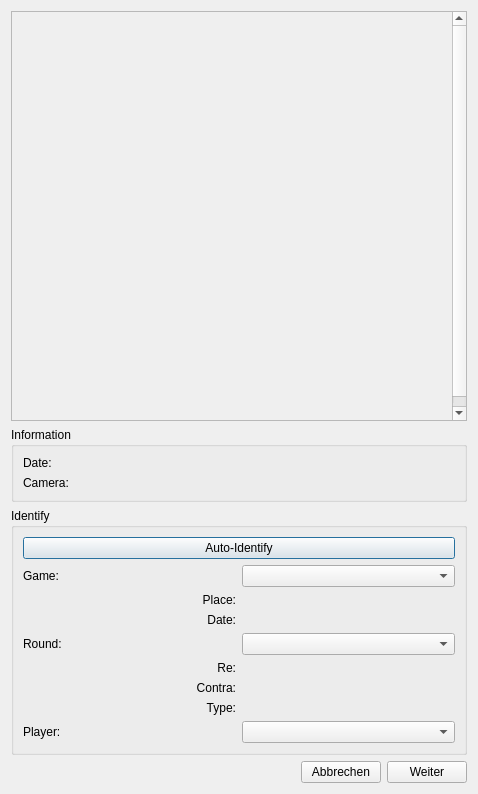
<?xml version="1.0" encoding="UTF-8"?>
<ui version="4.0">
 <class>AddPhotosDialog</class>
 <widget class="QDialog" name="AddPhotosDialog">
  <property name="geometry">
   <rect>
    <x>0</x>
    <y>0</y>
    <width>478</width>
    <height>782</height>
   </rect>
  </property>
  <property name="windowTitle">
   <string>Dialog</string>
  </property>
  <layout class="QVBoxLayout" name="verticalLayout">
   <item>
    <widget class="QScrollArea" name="scrollArea">
     <property name="minimumSize">
      <size>
       <width>0</width>
       <height>410</height>
      </size>
     </property>
     <property name="widgetResizable">
      <bool>true</bool>
     </property>
     <widget class="QWidget" name="scrollAreaWidgetContents">
      <property name="geometry">
       <rect>
        <x>0</x>
        <y>0</y>
        <width>452</width>
        <height>424</height>
       </rect>
      </property>
      <layout class="QVBoxLayout" name="verticalLayout_2">
       <item>
        <widget class="QLabel" name="labelImage">
         <property name="minimumSize">
          <size>
           <width>0</width>
           <height>400</height>
          </size>
         </property>
         <property name="text">
          <string/>
         </property>
        </widget>
       </item>
      </layout>
     </widget>
    </widget>
   </item>
   <item>
    <widget class="QGroupBox" name="groupBox_2">
     <property name="title">
      <string>Information</string>
     </property>
     <layout class="QGridLayout" name="gridLayout_2">
      <item row="0" column="1">
       <widget class="QLabel" name="labelDate">
        <property name="text">
         <string/>
        </property>
       </widget>
      </item>
      <item row="0" column="0">
       <widget class="QLabel" name="label">
        <property name="text">
         <string>Date:</string>
        </property>
       </widget>
      </item>
      <item row="1" column="0">
       <widget class="QLabel" name="label_5">
        <property name="text">
         <string>Camera:</string>
        </property>
       </widget>
      </item>
      <item row="1" column="1">
       <widget class="QLabel" name="labelCamera">
        <property name="text">
         <string/>
        </property>
       </widget>
      </item>
     </layout>
    </widget>
   </item>
   <item>
    <widget class="QGroupBox" name="groupBox">
     <property name="title">
      <string>Identify</string>
     </property>
     <layout class="QGridLayout" name="gridLayout">
      <item row="6" column="0">
       <widget class="QLabel" name="label_10">
        <property name="text">
         <string>Contra:</string>
        </property>
        <property name="alignment">
         <set>Qt::AlignRight|Qt::AlignTrailing|Qt::AlignVCenter</set>
        </property>
       </widget>
      </item>
      <item row="5" column="0">
       <widget class="QLabel" name="label_8">
        <property name="text">
         <string>Re:</string>
        </property>
        <property name="alignment">
         <set>Qt::AlignRight|Qt::AlignTrailing|Qt::AlignVCenter</set>
        </property>
       </widget>
      </item>
      <item row="6" column="1">
       <widget class="QLabel" name="labelContraPlayers">
        <property name="text">
         <string/>
        </property>
       </widget>
      </item>
      <item row="2" column="1">
       <widget class="QLabel" name="labelPlace">
        <property name="text">
         <string/>
        </property>
       </widget>
      </item>
      <item row="2" column="0">
       <widget class="QLabel" name="label_6">
        <property name="text">
         <string>Place:</string>
        </property>
        <property name="alignment">
         <set>Qt::AlignRight|Qt::AlignTrailing|Qt::AlignVCenter</set>
        </property>
       </widget>
      </item>
      <item row="4" column="1">
       <widget class="RoundComboBox" name="comboBoxRound"/>
      </item>
      <item row="8" column="0">
       <widget class="QLabel" name="label_4">
        <property name="text">
         <string>Player:</string>
        </property>
       </widget>
      </item>
      <item row="3" column="0">
       <widget class="QLabel" name="label_7">
        <property name="text">
         <string>Date:</string>
        </property>
        <property name="alignment">
         <set>Qt::AlignRight|Qt::AlignTrailing|Qt::AlignVCenter</set>
        </property>
       </widget>
      </item>
      <item row="1" column="1">
       <widget class="GameComboBox" name="comboBoxGame"/>
      </item>
      <item row="1" column="0">
       <widget class="QLabel" name="label_2">
        <property name="text">
         <string>Game:</string>
        </property>
       </widget>
      </item>
      <item row="4" column="0">
       <widget class="QLabel" name="label_3">
        <property name="text">
         <string>Round:</string>
        </property>
       </widget>
      </item>
      <item row="0" column="0" colspan="2">
       <widget class="QPushButton" name="pushButtonIdentify">
        <property name="text">
         <string>Auto-Identify</string>
        </property>
       </widget>
      </item>
      <item row="8" column="1">
       <widget class="PlayerComboBox" name="comboBoxPlayer"/>
      </item>
      <item row="3" column="1">
       <widget class="QLabel" name="labelGameDate">
        <property name="text">
         <string/>
        </property>
       </widget>
      </item>
      <item row="5" column="1">
       <widget class="QLabel" name="labelRePlayers">
        <property name="text">
         <string/>
        </property>
       </widget>
      </item>
      <item row="7" column="0">
       <widget class="QLabel" name="label_9">
        <property name="text">
         <string>Type:</string>
        </property>
        <property name="alignment">
         <set>Qt::AlignRight|Qt::AlignTrailing|Qt::AlignVCenter</set>
        </property>
       </widget>
      </item>
      <item row="7" column="1">
       <widget class="QLabel" name="labelType">
        <property name="text">
         <string/>
        </property>
       </widget>
      </item>
     </layout>
    </widget>
   </item>
   <item>
    <layout class="QHBoxLayout" name="horizontalLayout">
     <item>
      <spacer name="horizontalSpacer">
       <property name="orientation">
        <enum>Qt::Horizontal</enum>
       </property>
       <property name="sizeHint" stdset="0">
        <size>
         <width>40</width>
         <height>20</height>
        </size>
       </property>
      </spacer>
     </item>
     <item>
      <widget class="QPushButton" name="pushButtonCancel">
       <property name="text">
        <string>Abbrechen</string>
       </property>
      </widget>
     </item>
     <item>
      <widget class="QPushButton" name="pushButtonNext">
       <property name="text">
        <string>Weiter</string>
       </property>
      </widget>
     </item>
    </layout>
   </item>
  </layout>
 </widget>
 <customwidgets>
  <customwidget>
   <class>GameComboBox</class>
   <extends>QComboBox</extends>
   <header>ui/widgets/objectcombobox.h</header>
  </customwidget>
  <customwidget>
   <class>RoundComboBox</class>
   <extends>QComboBox</extends>
   <header>ui/widgets/objectcombobox.h</header>
  </customwidget>
  <customwidget>
   <class>PlayerComboBox</class>
   <extends>QComboBox</extends>
   <header>ui/widgets/objectcombobox.h</header>
  </customwidget>
 </customwidgets>
 <resources/>
 <connections/>
</ui>
